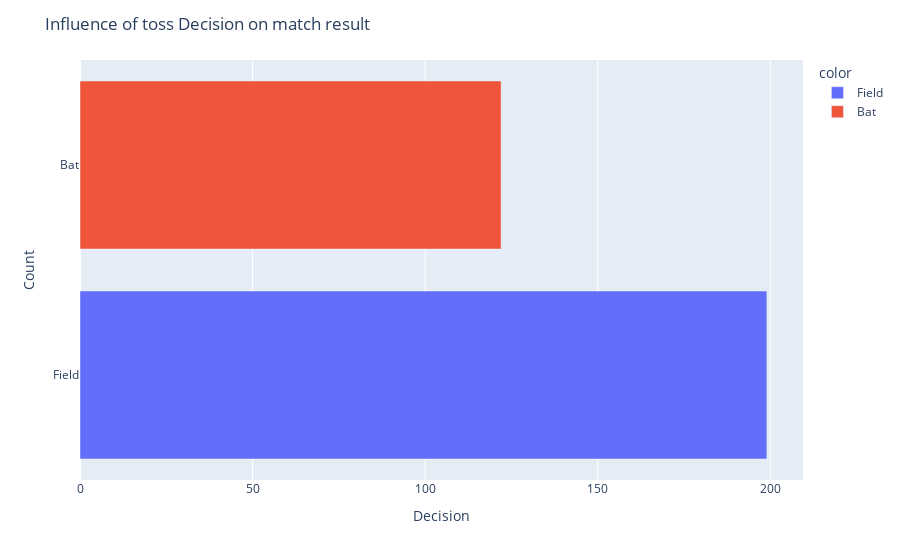

The notebook cell saved with this chart:
### Code cell
# decision influence of toss on result
winner_field=matches[(matches['toss_winner']==matches['winner'])& (matches['toss_decision']=='field')].count()[0]
winner_bat=matches[(matches['toss_winner']==matches['winner'])& (matches['toss_decision']!='field')].count()[0]
# matches won when won the toss
fig = px.bar(matches, x=[winner_field,winner_bat],
             y=['Field','Bat'],
             color=['Field','Bat'],
             labels={
                     'x': "Decision",
                     'y': "Count"
                     
                 })
fig.update_layout(title='Influence of toss Decision on match result')
fig.show()

### Figure 1 — Plotly figure (JSON) as saved in the notebook; plotly's stock layout.template omitted (floating-point values rounded to 4 significant figures)
{"data": [{"alignmentgroup": "True", "hovertemplate": "color=Field<br>Decision=%{x}<br>Count=%{y}<extra></extra>", "legendgroup": "Field", "marker": {"color": "#636efa", "pattern": {"shape": ""}}, "name": "Field", "offsetgroup": "Field", "orientation": "h", "showlegend": true, "textposition": "auto", "type": "bar", "x": [199], "xaxis": "x", "y": ["Field"], "yaxis": "y"}, {"alignmentgroup": "True", "hovertemplate": "color=Bat<br>Decision=%{x}<br>Count=%{y}<extra></extra>", "legendgroup": "Bat", "marker": {"color": "#EF553B", "pattern": {"shape": ""}}, "name": "Bat", "offsetgroup": "Bat", "orientation": "h", "showlegend": true, "textposition": "auto", "type": "bar", "x": [122], "xaxis": "x", "y": ["Bat"], "yaxis": "y"}], "layout": {"autosize": true, "barmode": "relative", "legend": {"title": {"text": "color"}, "tracegroupgap": 0}, "margin": {"t": 60}, "title": {"text": "Influence of toss Decision on match result"}, "xaxis": {"anchor": "y", "autorange": true, "domain": [0, 1], "range": [0, 209.5], "title": {"text": "Decision"}, "type": "linear"}, "yaxis": {"anchor": "x", "autorange": true, "domain": [0, 1], "range": [-0.5, 1.5], "title": {"text": "Count"}, "type": "category"}}}
